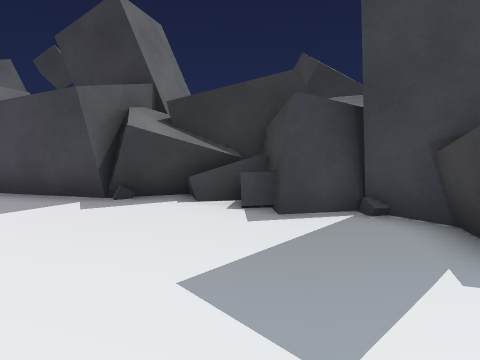
[1] (above)

17 first-person views from a walk through a scene from a Unity 3-D project. The camera is 1.3 m above the floor, tilts 8° down and sees 70° across. The floor is counted in squares, 1 m on a side. Each view is taken from the middle of a square. On the plan, view 1 faces up. The plan holds only what a view shows up to about 15 squares ahead; the rest is blank. The place goes on beyond the plan. The player character is not drawn.

[2]
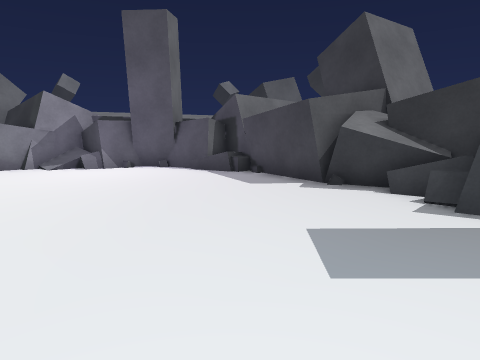

[3]
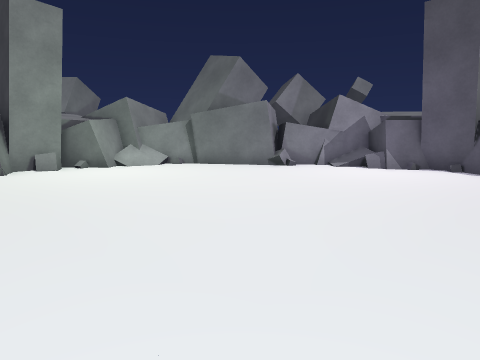

[4]
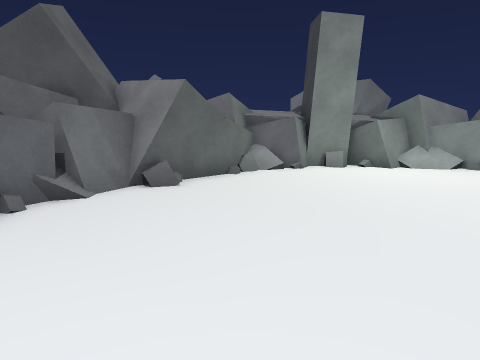

[5]
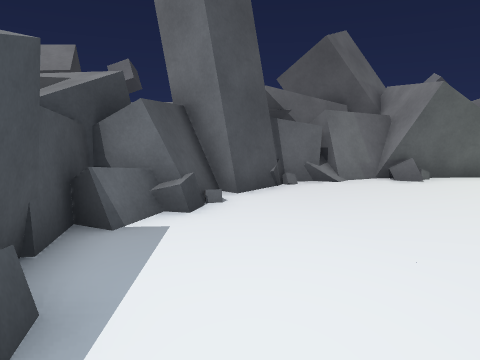

[6]
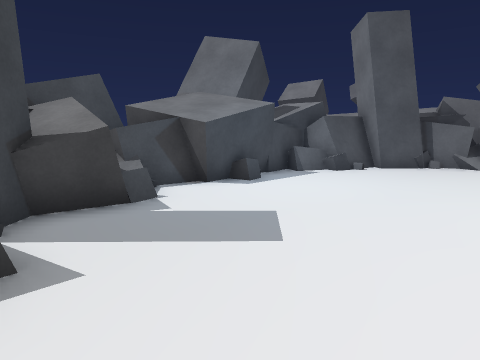

[7]
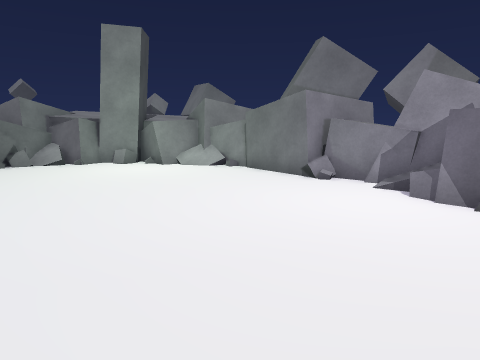

[8]
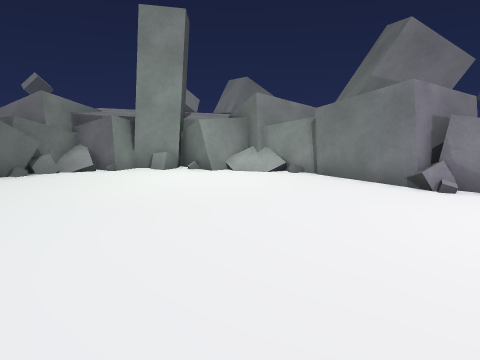

[9]
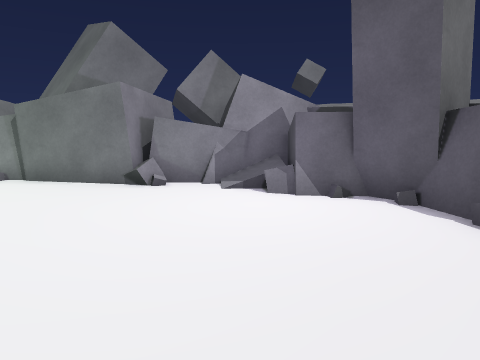

[10]
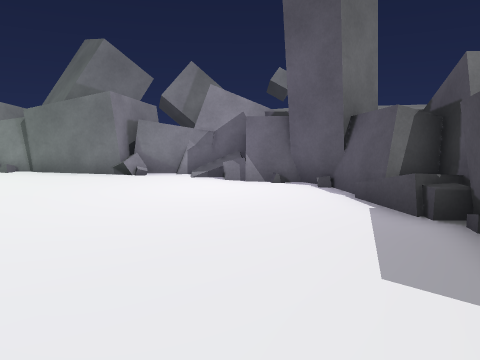

[11]
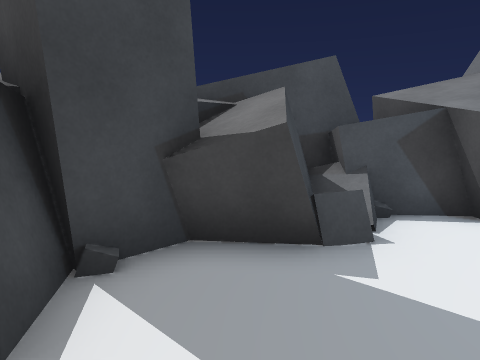

[12]
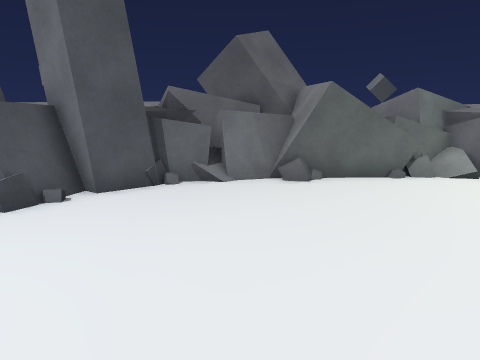

[13]
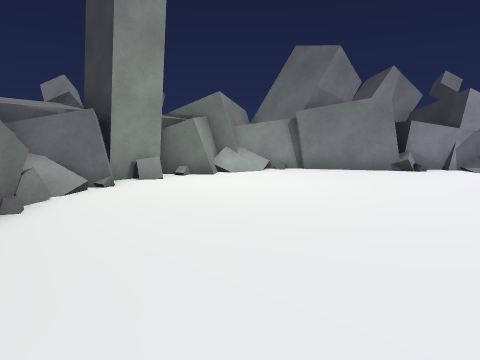

[14]
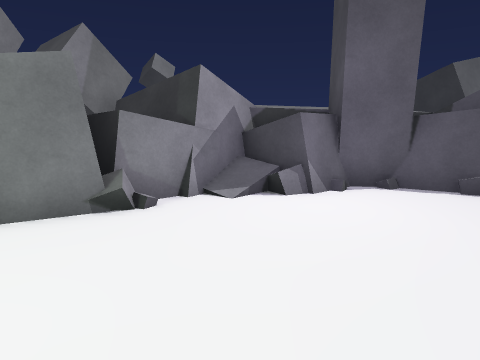

[15]
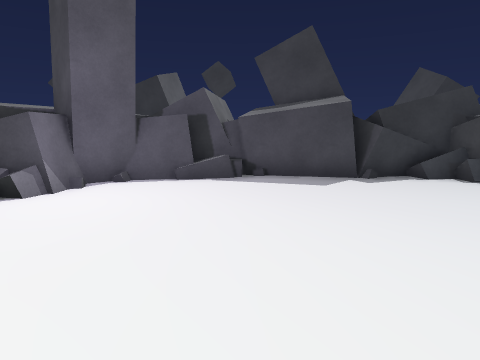

[16]
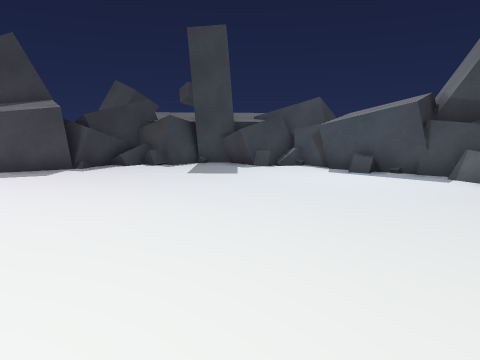

[17]
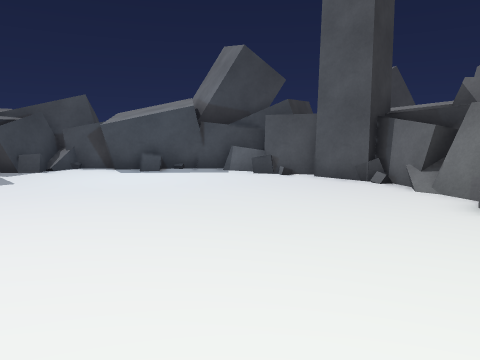

### Floor plan
Key: @ floor where view 1 was taken; # wall or solid block; . floor; / step, stairs or slope; ^ raised ledge; v drop or lower ground; O other object.
Columns run from 15 left of view 1 to 6 right of it. Each row starts with its distance up from view 1.
  9    ^^^  #O  ###
  8   ^^^OO##O  #O###
  7   ^^^ OOOO^##OOOO
  6  ^^^OO#........OOO##
  5   ^O O............O##
  4   ^#OO............OO#
  3  ###/.............OO##
  2 #OOO...............OO#
  1 vOOO...............OO#
  0 ####...........@...^
 -1    #...............O
 -2    #...............##
 -3   O#...............OOO
 -4 # OO...............O#
 -5 ^#OO..............OO#
 -6   ^OO............#OO
 -7   ^OOO..........###
 -8   ^OO##/....O..OOO
 -9    ^ #OO/O###OOOO^
-10       ^O#O###OO##^
-11       ^^#O  #OO
-12          ^

Where each view was taken, in squares from view 1:
view 1: 0 up, 0 right, facing up
view 2: 1 down, 2 right, facing up-left
view 3: 1 down, 2 right, facing left
view 4: 1 down, 2 right, facing down-left
view 5: 1 up, 2 right, facing down
view 6: 6 up, 3 left, facing down-right
view 7: 6 up, 3 left, facing down-left
view 8: 3 up, 3 left, facing down-left
view 9: 3 up, 3 left, facing left
view 10: 4 up, 1 left, facing left
view 11: 4 up, 1 left, facing right
view 12: 1 up, 1 left, facing down
view 13: 5 down, 0 right, facing left
view 14: 2 down, 6 left, facing up-left
view 15: 3 down, 6 left, facing up
view 16: 6 down, 7 left, facing up-right
view 17: 4 down, 8 left, facing right
